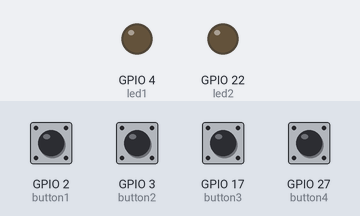
The program below on a simulated Raspberry Pi (BCM pin numbers). Parts: output pins drawn as LEDs (lit = HIGH). Inputs (shaded band) come from the test bench; at power-on: GPIO 2 (button1), GPIO 3 (button2), GPIO 17 (button3), GPIO 27 (button4) HIGH.

Above: at 1.2 s.
1.3 s: GPIO 2 (button1) pulled LOW for 0.15 s
At 2.5 s:
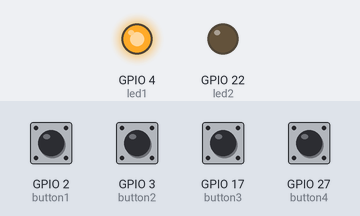
2.9 s: GPIO 17 (button3) pulled LOW for 0.15 s
At 3.8 s:
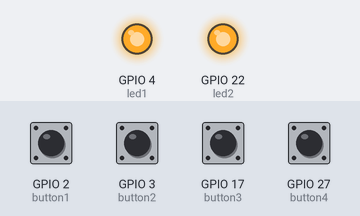
4.5 s: GPIO 3 (button2) pulled LOW for 0.15 s
At 5.0 s:
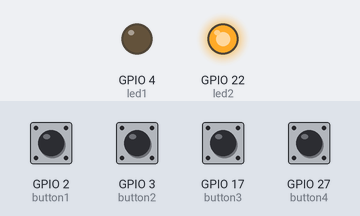
6.1 s: GPIO 2 (button1) pulled LOW for 1 s
At 7.4 s:
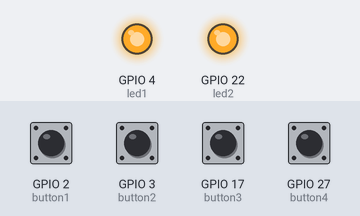
8.6 s: GPIO 3 (button2) pulled LOW for 1 s
At 9.3 s:
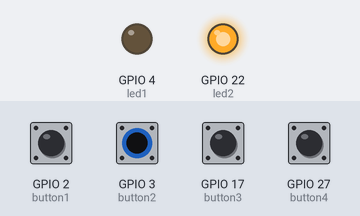
Timing chart, 0 to 11.6 s (numbered marks = the images above; inputs shaded):
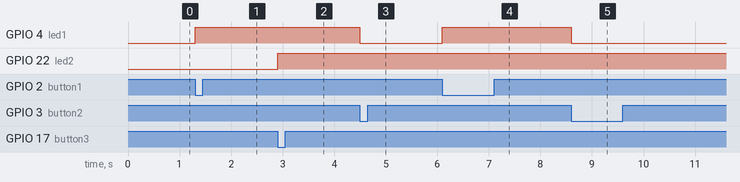

The program:

1_setup2.py
```python
from gpiozero import LED, Button

button1 = Button(2)
button2 = Button(3)
button3 = Button(17)
button4 = Button(27)

led1 = LED(4)
led2 = LED(22)

while True:
	if button1.is_pressed:
		led1.on()
	if button2.is_pressed:
		led1.off()
	if button3.is_pressed:
		led2.on()
	if button4.is_pressed:
		led2.off()
```

Measured:
- after the input at 1.3 s, GPIO 4 (led1): LOW → HIGH at once
- after the input at 2.9 s, GPIO 22 (led2): LOW → HIGH at once
- after the input at 4.5 s, GPIO 4 (led1): HIGH → LOW at once
- after the input at 6.1 s, GPIO 4 (led1): LOW → HIGH at once
- after the input at 8.6 s, GPIO 4 (led1): HIGH → LOW at once
